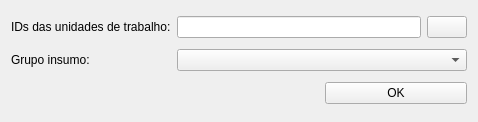
<?xml version="1.0" encoding="UTF-8"?>
<ui version="4.0">
 <class>Form</class>
 <widget class="QWidget" name="Form">
  <property name="geometry">
   <rect>
    <x>0</x>
    <y>0</y>
    <width>478</width>
    <height>122</height>
   </rect>
  </property>
  <property name="windowTitle">
   <string>Form</string>
  </property>
  <layout class="QGridLayout" name="gridLayout">
   <item row="0" column="0">
    <widget class="QLabel" name="label">
     <property name="text">
      <string>IDs das unidades de trabalho:</string>
     </property>
    </widget>
   </item>
   <item row="0" column="1" colspan="2">
    <layout class="QHBoxLayout" name="horizontalLayout">
     <item>
      <widget class="QLineEdit" name="workspacesIdLe"/>
     </item>
     <item>
      <widget class="QPushButton" name="extractFieldBtn">
       <property name="text">
        <string/>
       </property>
      </widget>
     </item>
    </layout>
   </item>
   <item row="1" column="0">
    <widget class="QLabel" name="label_2">
     <property name="text">
      <string>Grupo insumo:</string>
     </property>
    </widget>
   </item>
   <item row="1" column="1" colspan="2">
    <widget class="QComboBox" name="inputGroupsCb"/>
   </item>
   <item row="2" column="0" colspan="2">
    <spacer name="horizontalSpacer">
     <property name="orientation">
      <enum>Qt::Horizontal</enum>
     </property>
     <property name="sizeHint" stdset="0">
      <size>
       <width>219</width>
       <height>20</height>
      </size>
     </property>
    </spacer>
   </item>
   <item row="2" column="2">
    <widget class="QPushButton" name="okBtn">
     <property name="text">
      <string>OK</string>
     </property>
    </widget>
   </item>
  </layout>
 </widget>
 <resources/>
 <connections/>
</ui>
